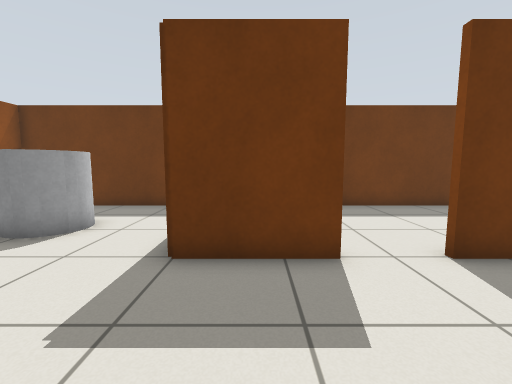
view 1 (above)

15 first-person views from a walk through a Gazebo world. The camera is 0.83 m above the floor, tilts 6° down and sees 90° across. The floor is counted in squares, 0.5 m on a side. Each view is taken from the middle of a square. On the plan, view 1 faces up. The plan holds only what a view shows up to about 14 squares ahead; the rest is blank.

view 2
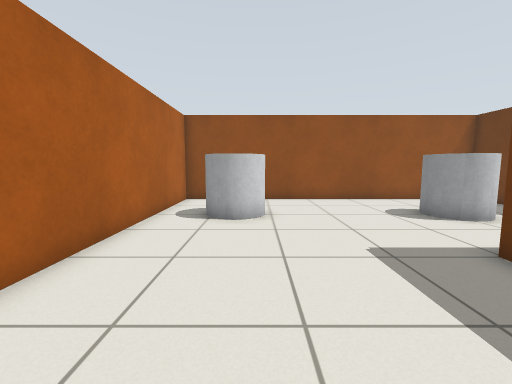

view 3
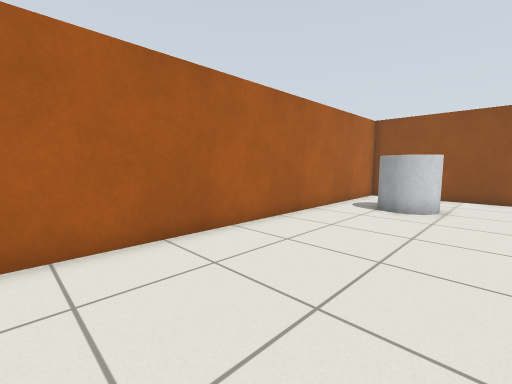

view 4
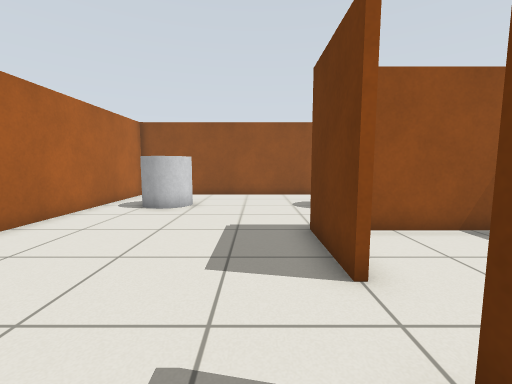

view 5
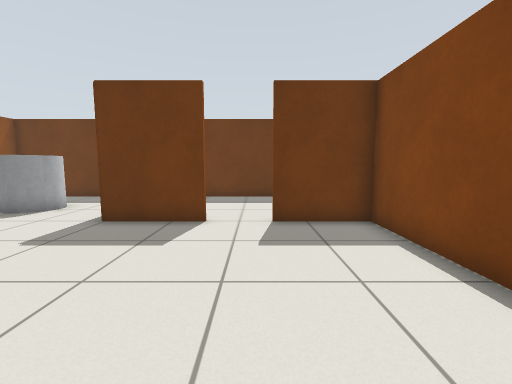

view 6
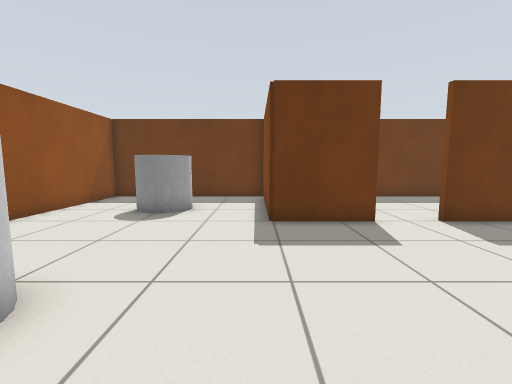

view 7
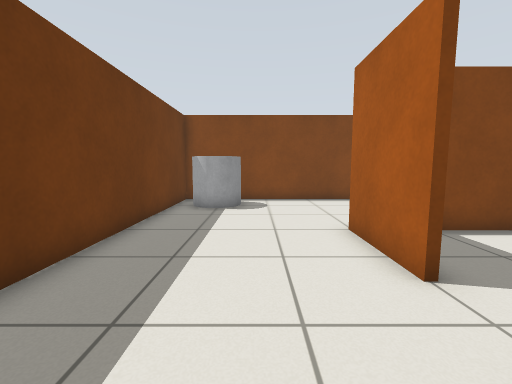

view 8
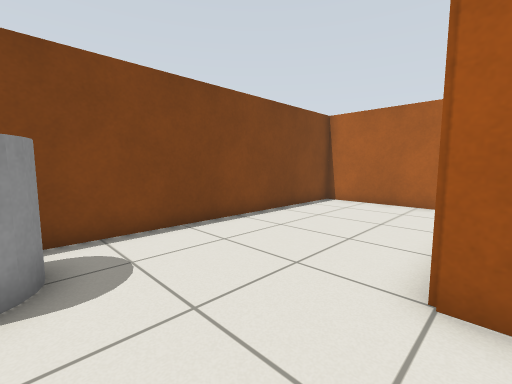

view 9
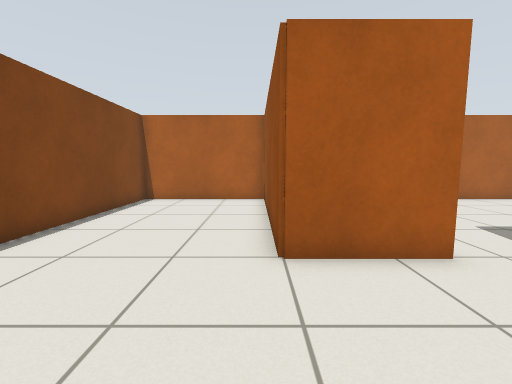

view 10
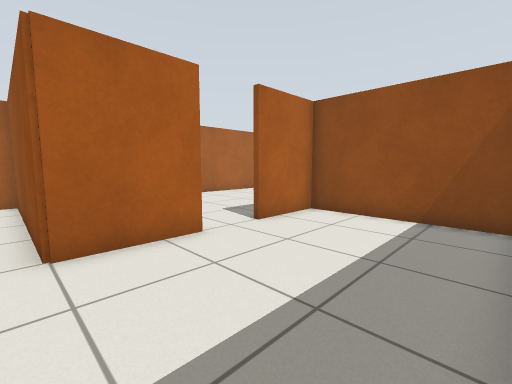

view 11
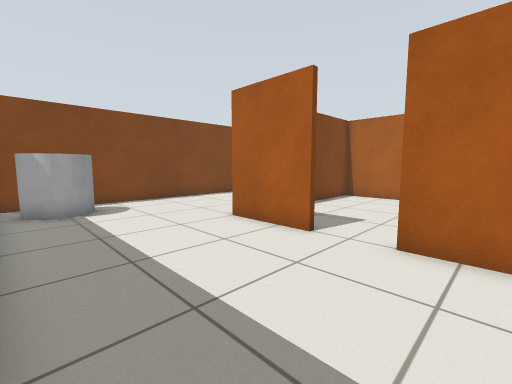

view 12
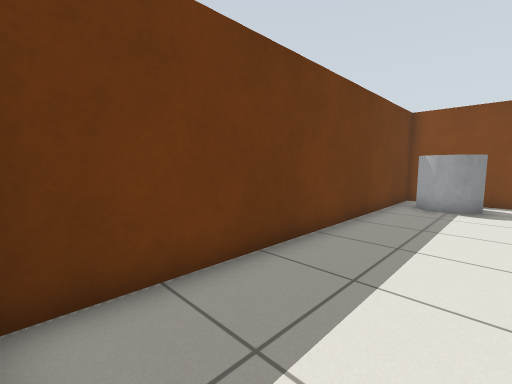

view 13
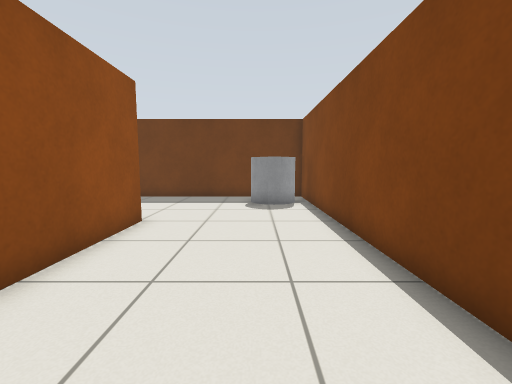

view 14
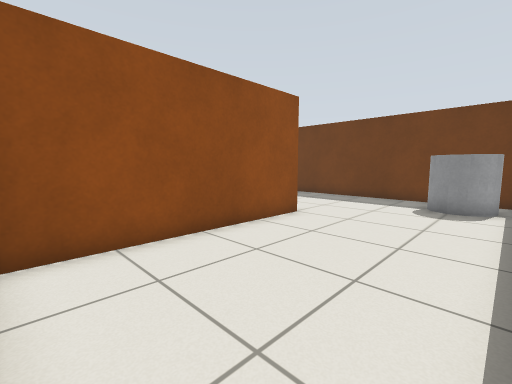

view 15
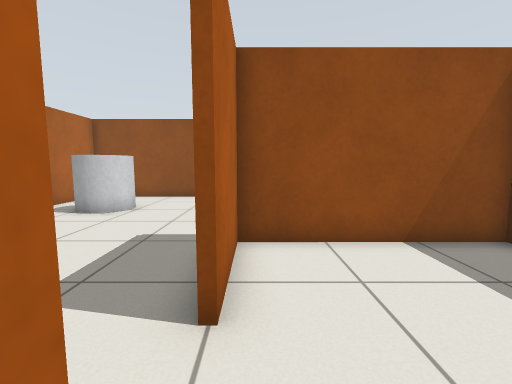

### Floor plan
Points are (right, up) in squares from view 1. A wall is a line through its corners. A room is listed if a view was taken in it or the views show most of it. See-through windows are left out.
Room 1 (views 1, 2, 3, 4, 5, 6)
walls: (1.6, 4.4) (-1.6, 4.4) (-1.6, 9.8); (-2, 10.4) (-9.4, 10.4) (-9.4, -3.4) (6, -3.4); (6.4, -3.5) (6.4, 4.4) (3.5, 4.4)
ways out: opening at (2.5, 4) to room 2
objects: grey cylinder (-6, -1) to (-5, 0); grey cylinder (-6, 6) to (-5, 7)
Room 2 (views 7, 8, 9, 10, 11, 12, 13, 14, 15)
walls: (3.4, 4.6) (6.6, 4.6) (6.6, -3.5); (6, -3.4) (12.4, -3.4) (12.4, 10.4) (-2, 10.4); (-1.4, 10.5) (-1.4, 4.6) (1.5, 4.6)
ways out: opening at (2.5, 4) to room 1
objects: grey cylinder (10, 8) to (12, 9)

Where each view was taken, in squares from view 1:
view 1: 0 up, 0 right, facing up
view 2: 0 up, 3 right, facing left
view 3: 2 up, 5 right, facing down-left
view 4: 3 up, 5 right, facing left
view 5: 3 down, 3 right, facing up
view 6: 3 down, 2 left, facing up
view 7: 7 up, 0 right, facing right
view 8: 8 up, 6 right, facing down-right
view 9: 9 up, 7 right, facing down
view 10: 10 up, 7 right, facing down-left
view 11: 10 up, 0 right, facing down-right
view 12: 7 up, 1 left, facing up-right
view 13: 3 down, 10 right, facing up
view 14: 3 down, 12 right, facing up-left
view 15: 5 up, 4 right, facing left
